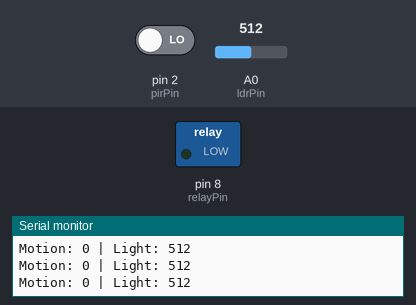
A sketch run on a simulated Arduino Uno, built with avr-gcc and run on an emulated ATmega328P. On the bench: switched loads named in the sketch (green lamp = pin HIGH), the last lines printed to the serial monitor. The inputs (shaded band) are chosen by the test bench; at power-on: pin 2 (pirPin) LOW, A0 (ldrPin) = 512.

Above: at 1.3 s.
1.4 s: pin 2 (pirPin) driven HIGH
At 2.0 s:
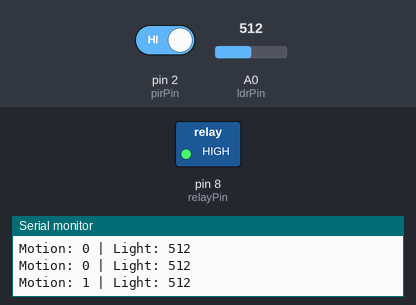
Timing chart, 0 to 4.4 s (numbered marks = the images above; inputs shaded):
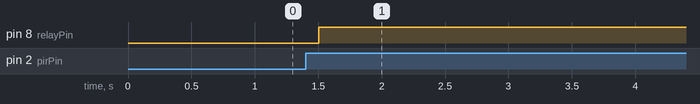

The sketch:

HOME-AUTOMATION.INO.ino
```cpp
const int pirPin = 2;
const int ldrPin = A0;
const int relayPin = 8;
const int lightThreshold = 600;
unsigned long lastMotionTime = 0;
const unsigned long autoOffDelay = 2 * 60 * 1000;
void setup()
{
  pinMode(pirPin, INPUT);
  pinMode(relayPin, OUTPUT);
  digitalWrite(relayPin, LOW);
  Serial.begin(9600);
}
void loop()
  {
  int motion = digitalRead(pirPin);
  int lightLevel = analogRead(ldrPin);
  Serial.print("Motion: ");
  Serial.print(motion);
  Serial.print(" | Light: ");
  Serial.println(lightLevel);
    if (motion == HIGH && lightLevel < lightThreshold)
    {
    digitalWrite(relayPin, HIGH);
    lastMotionTime = millis();
    }
  if (digitalRead(relayPin) == HIGH && millis() - lastMotionTime > autoOffDelay)
    {
    digitalWrite(relayPin, LOW);
    }
 delay(500);
  }
```

Measured:
- after the input at 1.4 s, pin 8 (relayPin): LOW → HIGH after 0.10 s
